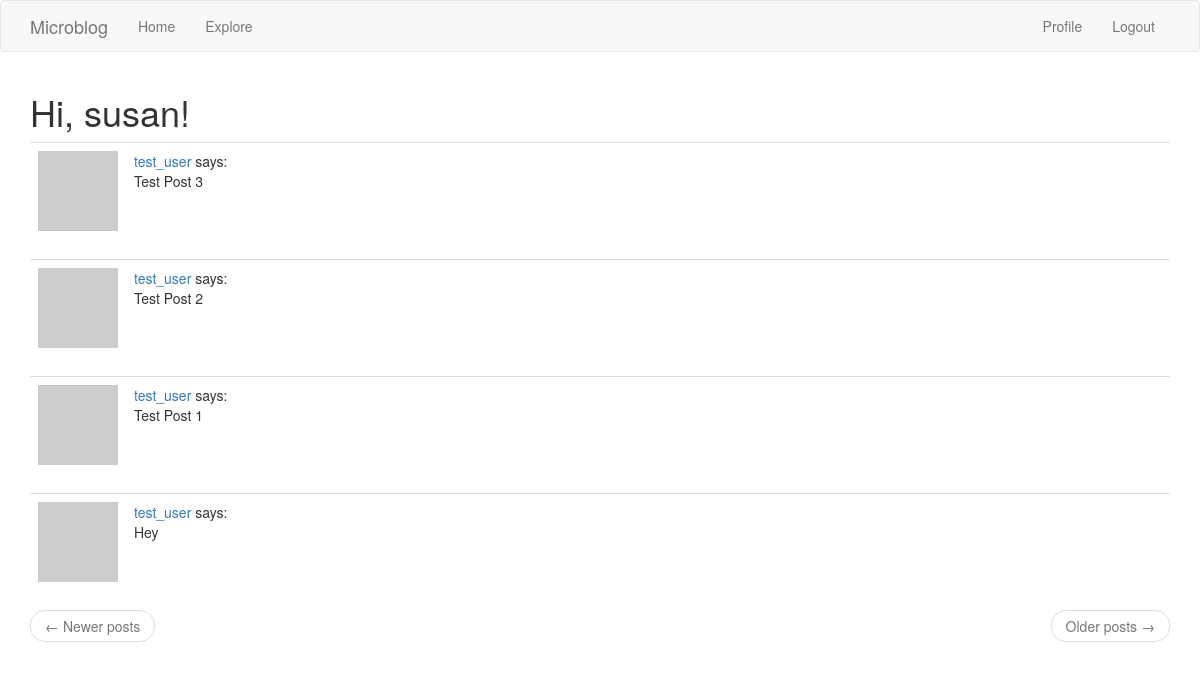
Page /explore (signed in) on the committed database.
### app/models.py (models this page shows, shortened)
class User(UserMixin, db.Model):
    id = db.Column(db.Integer, primary_key=True)
    username = db.Column(db.String(64), index=True, unique=True)
    email = db.Column(db.String(120), index=True, unique=True)
    password_hash = db.Column(db.String(128))
    about_me = db.Column(db.String(140))
    last_seen = db.Column(db.DateTime, default=datetime.utcnow)
    posts = db.relationship("Post", backref="author", lazy="dynamic")
    followed = db.relationship(
        "User",
        secondary=followers,
        primaryjoin=(followers.c.follower_id == id),
        secondaryjoin=(followers.c.followed_id == id),
        backref=db.backref("followers", lazy="dynamic"),
        lazy="dynamic",
    )
    def avatar(self, size):
        digest = md5(self.email.lower().encode("utf-8")).hexdigest()
        return f"https://www.gravatar.com/avatar/{digest}?d=identicon&s={size}"

class Post(UserMixin, db.Model):
    id = db.Column(db.Integer, primary_key=True)
    body = db.Column(db.String(140))
    timestamp = db.Column(db.DateTime, index=True, default=datetime.utcnow)
    user_id = db.Column(db.Integer, db.ForeignKey("user.id"))

### app/routes.py (the view)
@app.route("/explore")
@login_required
def explore():
    page = request.args.get("page", 1, type=int)
    posts = Post.query.order_by(Post.timestamp.desc()).paginate(
        page, app.config["POSTS_PER_PAGE"], False
    )
    next_url = url_for("explore", page=posts.next_num) if posts.has_next else None
    prev_url = url_for("explore", page=posts.prev_num) if posts.has_prev else None
    return render_template(
        "index.html",
        title="Explore",
        posts=posts.items,
        next_url=next_url,
        prev_url=prev_url,
    )

### app/models.py (called while the page is built)
@login.user_loader
def load_user(id):
    return User.query.get(int(id))

### app/routes.py (called while the page is built)
@app.before_request
def before_request():
    if current_user.is_authenticated:
        current_user.last_seen = datetime.utcnow()
        db.session.commit()

### app/templates/index.html (shortened to what this page needs)
{% extends "base.html" %}
{% block app_content %}
    <h1>Hi, {{ current_user.username }}!</h1>
    {% for post in posts %}
        {% include '_post.html' %}
    {% endfor %}
    <nav aria-label="...">
        <ul class="pager">
            <li class="previous{% if not prev_url %} disabled{% endif %}">
                <a href="{{ prev_url or '#' }}">
                    <span aria-hidden="true">&larr;</span> Newer posts
                </a>
            </li>
            <li class="next{% if not next_url %} disabled{% endif %}">
                <a href="{{ next_url or '#' }}">
                    Older posts <span aria-hidden="true">&rarr;</span>
                </a>
            </li>
        </ul>
    </nav>
{% endblock %}

### app/templates/_post.html
<table class="table table-hover">
    <tr>
        <td width="70px">
            <a href="{{ url_for('user', username=post.author.username) }}">
                <img src="{{ post.author.avatar(70) }}" />
            </a>
        </td>
        <td>
            <a href="{{ url_for('user', username=post.author.username) }}">{{ post.author.username }}</a>
            says:
            <br>
            {{ post.body }}
        </td>
    </tr>
</table>

### rows in the picture
User: username "susan"
Post: author.username "test_user", body "Test Post 3"
Post: author.username "test_user", body "Test Post 2"
Post: author.username "test_user", body "Test Post 1"
Post: author.username "test_user", body "Hey"
